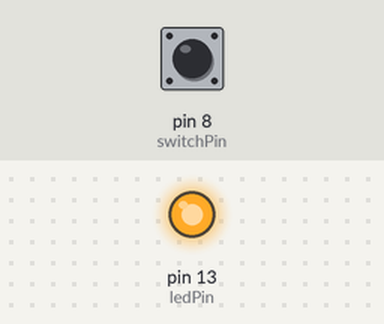
Bench run of a sketch on a simulated Arduino Uno, built with avr-gcc and run on an emulated ATmega328P. Shown: output pins drawn as LEDs (lit = HIGH). Inputs (shaded band) come from the test bench; at power-on: pin 8 (switchPin) HIGH.

Above: at 1.2 s.
1.3 s: pin 8 (switchPin) pulled LOW for 0.15 s
At 2.5 s:
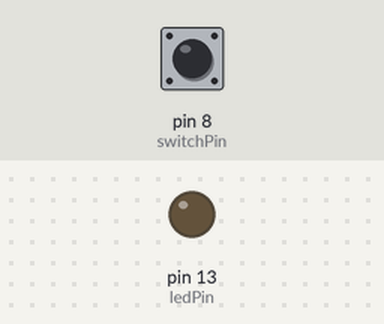
2.9 s: pin 8 (switchPin) pulled LOW for 1 s
At 5.0 s:
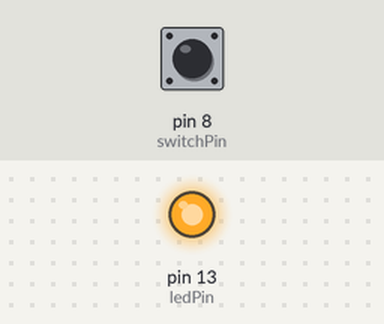
5.4 s: pin 8 (switchPin) pulled LOW for 3.2 s
At 9.8 s:
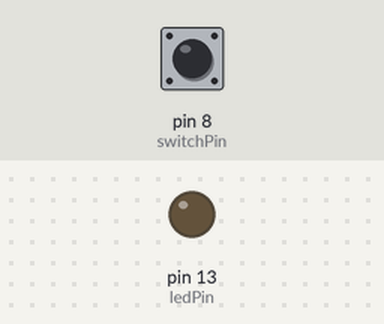
Timing chart, 0 to 11.3 s (numbered marks = the images above; inputs shaded):
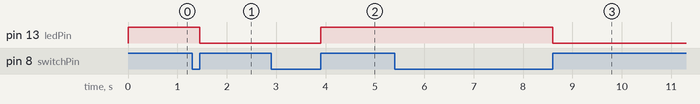

Measured:
- after the input at 1.3 s, pin 13 (ledPin): HIGH → LOW after 0.16 s
- after the input at 2.9 s, pin 13 (ledPin): LOW → HIGH after 1.0 s
- after the input at 5.4 s, pin 13 (ledPin): HIGH → LOW after 3.2 s

The sketch:

button_led_toggle.ino
```cpp
/*
 * Simple Button & LED
 * This program uses a button to
 * TOGGLE an LED light on
 * and off.
 */

const int switchPin = 8;
const int ledPin = 13;

bool lastButton = LOW;
bool ledOn = false;
bool currentButton = LOW;

void setup()
{
  pinMode(switchPin, INPUT);
  pinMode(ledPin, OUTPUT);
}

// Fixes the issue with "bouncing" of the switch
bool debounce(bool last)
{
  bool current = digitalRead(switchPin);
  if (last != current)
  {
    delay(5);
    current = digitalRead(switchPin);
  }
  return current;
}

void loop()
{
  currentButton = debounce(lastButton);

  // If the switch/button has been pressed, toggle the ledOn variable
  if (lastButton == LOW && currentButton == HIGH)
  {
    ledOn = !ledOn;
  }

  lastButton = digitalRead(switchPin);
  digitalWrite(ledPin, ledOn);
}
```
